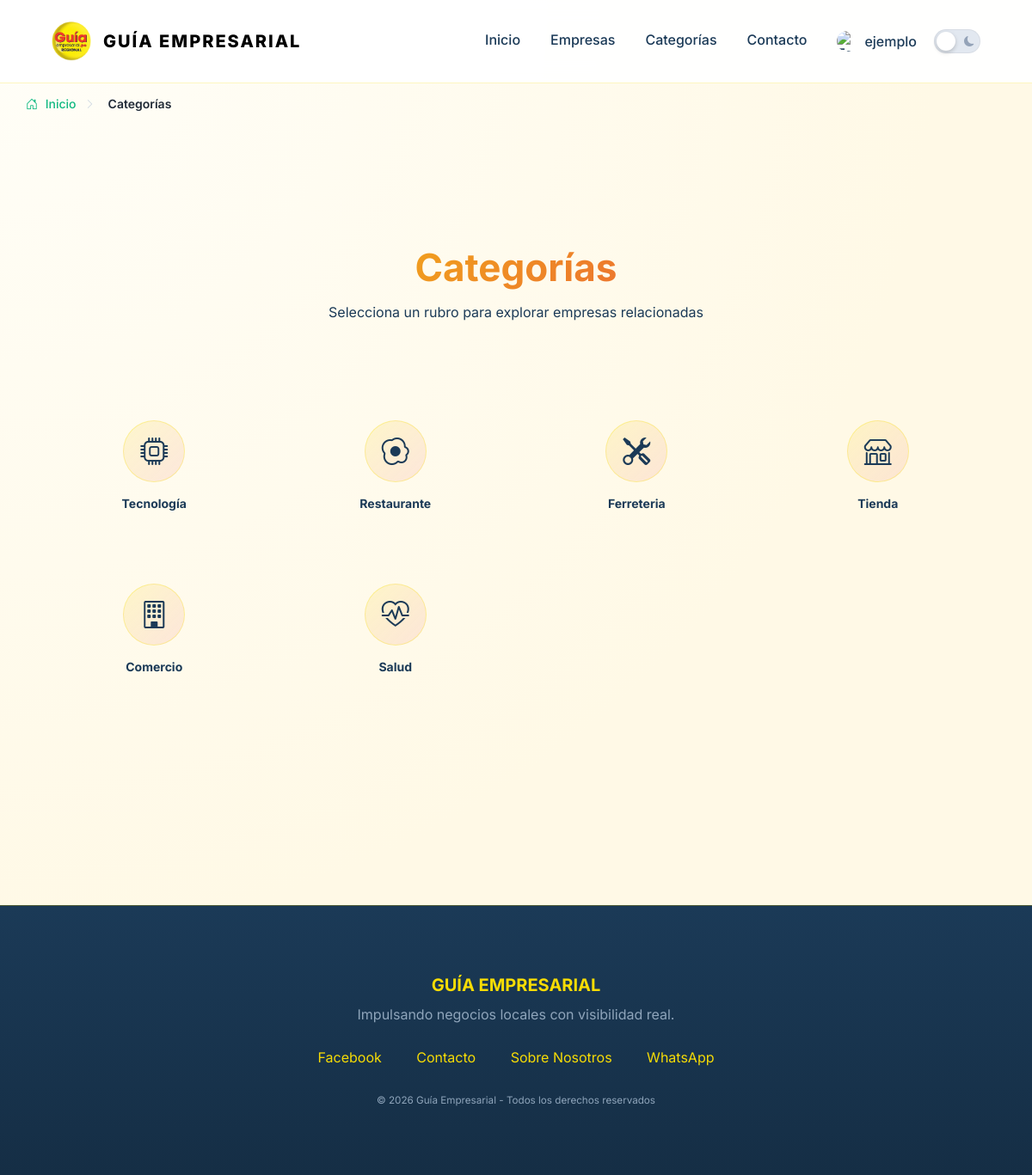
The app's page /categorias.php (signed in), older data.
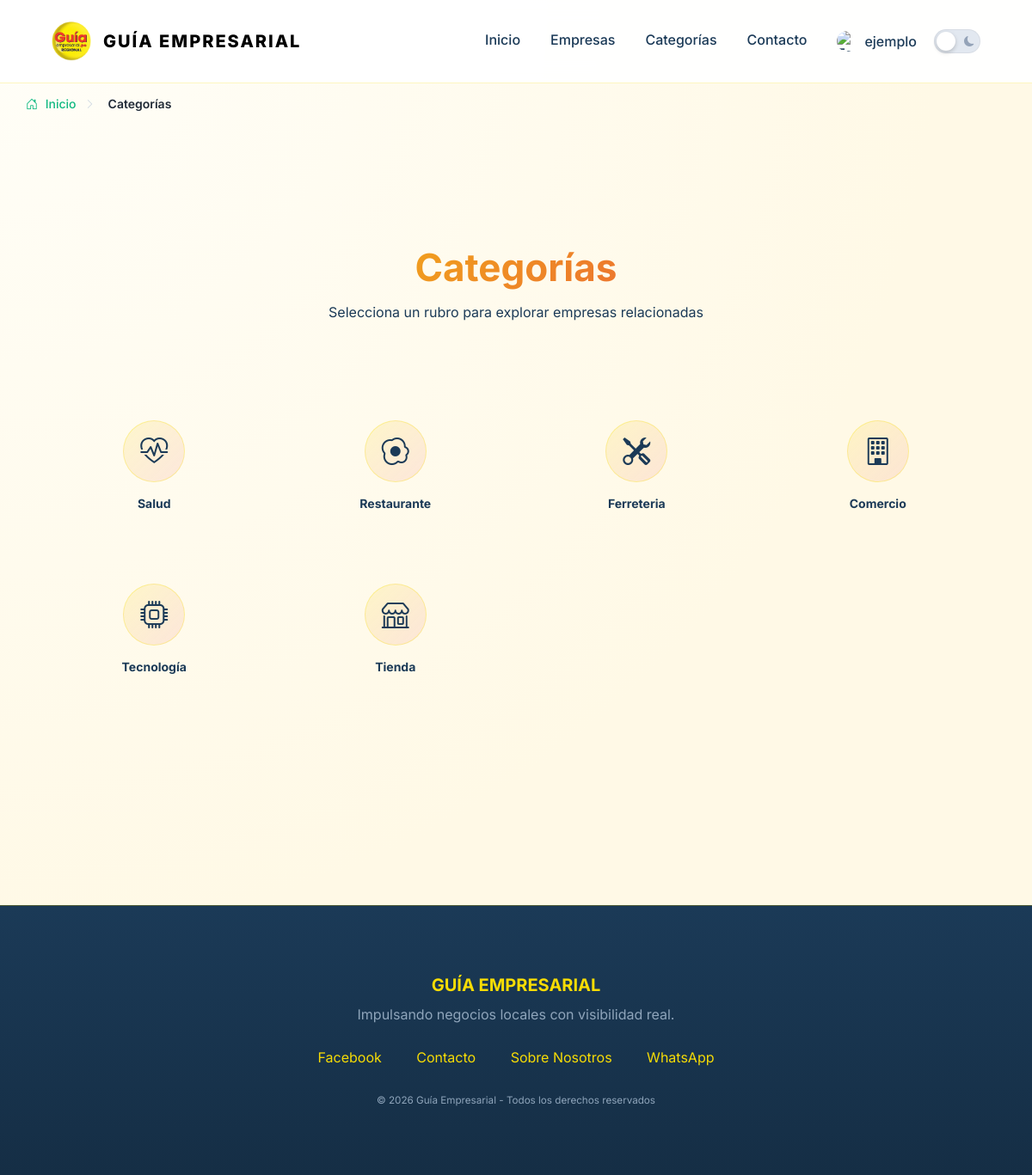
The same page, newer data.
### tables this page shows
CREATE TABLE `categorias` (
  `id_categoria` int(11) NOT NULL,
  `nombre` varchar(100) NOT NULL,
  `slug` varchar(255) DEFAULT NULL,
  `descripcion` text DEFAULT NULL,
  `icono` varchar(50) DEFAULT 'bi-briefcase',
  `orden` int(11) NOT NULL DEFAULT 0
);

### categorias.php (the view, shortened to what this page needs)
<?php
include 'includes/header.php';
include 'includes/components/breadcrumbs.php';
?>
<?php
$bc_items = [["name" => "Categorías", "url" => null]];
echo renderBreadcrumbs($bc_items);
?>
<section class="page-section">
    <div class="container">
        <div class="section-header">
            <h1>Categorías</h1>
            <p>Selecciona un rubro para explorar empresas relacionadas</p>
        </div>
        <div class="categorias-modern">
            <?php
            $resultado = $conexion->query("SELECT * FROM categorias ORDER BY orden ASC");
            while ($fila = $resultado->fetch_assoc()):
                $nombre = htmlspecialchars($fila['nombre']);
                $icono = htmlspecialchars($fila['icono'] ?? 'bi-briefcase');
                ?>
                <a href="<?= APP_URL ?>/rubro/<?= $fila['slug'] ?>" class="categoria-card reveal">
                    <div class="categoria-icono-wrap">
                        <i class="bi <?= $icono ?>"></i>
                    </div>
                    <span class="categoria-nombre"><?= $nombre ?></span>
                </a>
            <?php endwhile; ?>
        </div>
    </div>
</section>
<?php include 'includes/footer.php'; ?>

### includes/components/breadcrumbs.php (shortened to what this page needs)
<?php
function renderBreadcrumbs($items = []) {
    $schema_items = [];
    $schema_items[] = [
        "@type" => "ListItem",
        "position" => 1,
        "name" => "Inicio",
        "item" => APP_URL . "/index.php"
    ];
    $html = '<nav class="breadcrumb-nav" aria-label="Breadcrumb">';
    $html .= '<div class="container">';
    $html .= '<ul>';
    $html .= '<li><a href="' . APP_URL . '/index.php"><i class="bi bi-house-door"></i> Inicio</a></li>';
    foreach ($items as $index => $item) {
        $pos = $index + 2;
        $is_last = ($index === count($items) - 1);
        $schema_items[] = [
            "@type" => "ListItem",
            "position" => $pos,
            "name" => $item['name'],
            "item" => $item['url'] ?? null
        ];
        $html .= '<li class="breadcrumb-sep"><i class="bi bi-chevron-right"></i></li>';
        if ($is_last || empty($item['url'])) {
            $html .= '<li class="active">' . htmlspecialchars($item['name']) . '</li>';
        } else {
            $html .= '<li><a href="' . $item['url'] . '">' . htmlspecialchars($item['name']) . '</a></li>';
        }
    }
    $html .= '</ul>';
    $html .= '</div>';
    $html .= '</nav>';
    $breadcrumb_schema = [
        "@context" => "https://schema.org",
        "@type" => "BreadcrumbList",
        "itemListElement" => $schema_items
    ];
    global $json_ld_schema;
    if (!isset($json_ld_schema)) $json_ld_schema = [];
    return $html;
}
?>

Row changes from the older to the newer data that the page shows:
changed categorias "Salud": moves up the list
changed categorias "Comercio": moves up the list
changed categorias "Tecnología": moves down the list
